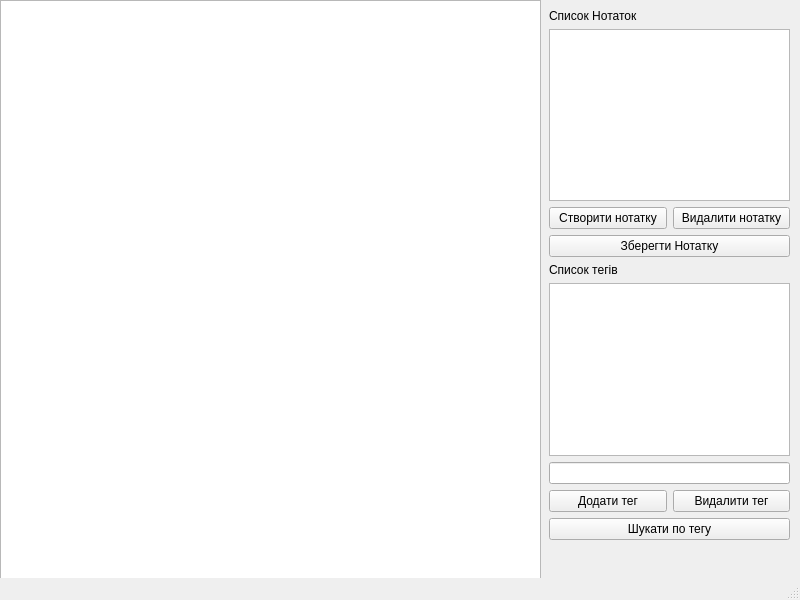
<?xml version="1.0" encoding="UTF-8"?>
<ui version="4.0">
 <class>MainWindow</class>
 <widget class="QMainWindow" name="MainWindow">
  <property name="geometry">
   <rect>
    <x>0</x>
    <y>0</y>
    <width>800</width>
    <height>600</height>
   </rect>
  </property>
  <property name="windowTitle">
   <string>MainWindow</string>
  </property>
  <widget class="QWidget" name="centralwidget">
   <widget class="QTextEdit" name="textEdit">
    <property name="geometry">
     <rect>
      <x>0</x>
      <y>0</y>
      <width>541</width>
      <height>591</height>
     </rect>
    </property>
   </widget>
   <widget class="QWidget" name="verticalLayoutWidget">
    <property name="geometry">
     <rect>
      <x>549</x>
      <y>9</y>
      <width>241</width>
      <height>531</height>
     </rect>
    </property>
    <layout class="QVBoxLayout" name="verticalLayout">
     <item>
      <widget class="QLabel" name="label">
       <property name="text">
        <string>Список Нотаток</string>
       </property>
      </widget>
     </item>
     <item>
      <widget class="QListWidget" name="Notes_list"/>
     </item>
     <item>
      <layout class="QHBoxLayout" name="horizontalLayout">
       <item>
        <widget class="QPushButton" name="btn_create_note">
         <property name="text">
          <string>Створити нотатку</string>
         </property>
        </widget>
       </item>
       <item>
        <widget class="QPushButton" name="btn_delete_note">
         <property name="text">
          <string>Видалити нотатку</string>
         </property>
        </widget>
       </item>
      </layout>
     </item>
     <item>
      <widget class="QPushButton" name="btn_save_note">
       <property name="text">
        <string>Зберегти Нотатку</string>
       </property>
      </widget>
     </item>
     <item>
      <widget class="QLabel" name="label_2">
       <property name="text">
        <string>Список тегів</string>
       </property>
      </widget>
     </item>
     <item>
      <widget class="QListWidget" name="tags_list"/>
     </item>
     <item>
      <widget class="QLineEdit" name="tag_search">
       <property name="placeholderText">
        <string extracomment="Пошук по тегу"/>
       </property>
      </widget>
     </item>
     <item>
      <layout class="QHBoxLayout" name="horizontalLayout_2">
       <item>
        <widget class="QPushButton" name="btn_add_tag">
         <property name="text">
          <string>Додати тег</string>
         </property>
        </widget>
       </item>
       <item>
        <widget class="QPushButton" name="btn_delete_tag">
         <property name="text">
          <string>Видалити тег</string>
         </property>
        </widget>
       </item>
      </layout>
     </item>
     <item>
      <widget class="QPushButton" name="btn_search">
       <property name="text">
        <string>Шукати по тегу</string>
       </property>
      </widget>
     </item>
    </layout>
   </widget>
  </widget>
  <widget class="QMenuBar" name="menubar">
   <property name="geometry">
    <rect>
     <x>0</x>
     <y>0</y>
     <width>800</width>
     <height>21</height>
    </rect>
   </property>
  </widget>
  <widget class="QStatusBar" name="statusbar"/>
 </widget>
 <resources/>
 <connections/>
</ui>
